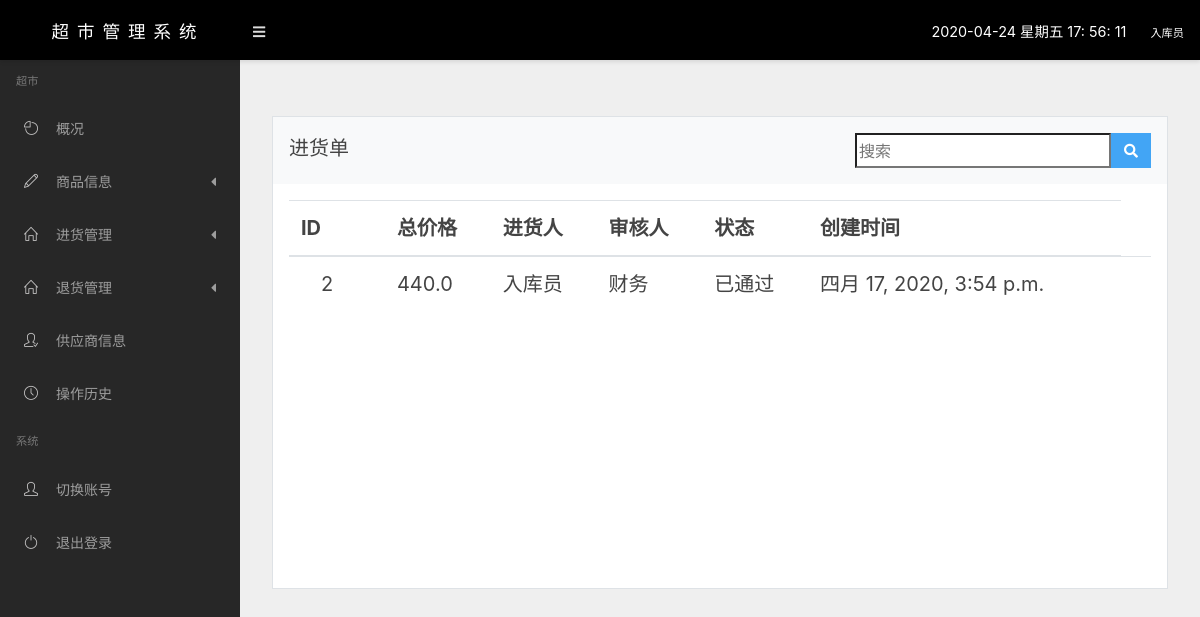
The page /purchaselist/ (signed in) on the database as committed earlier.
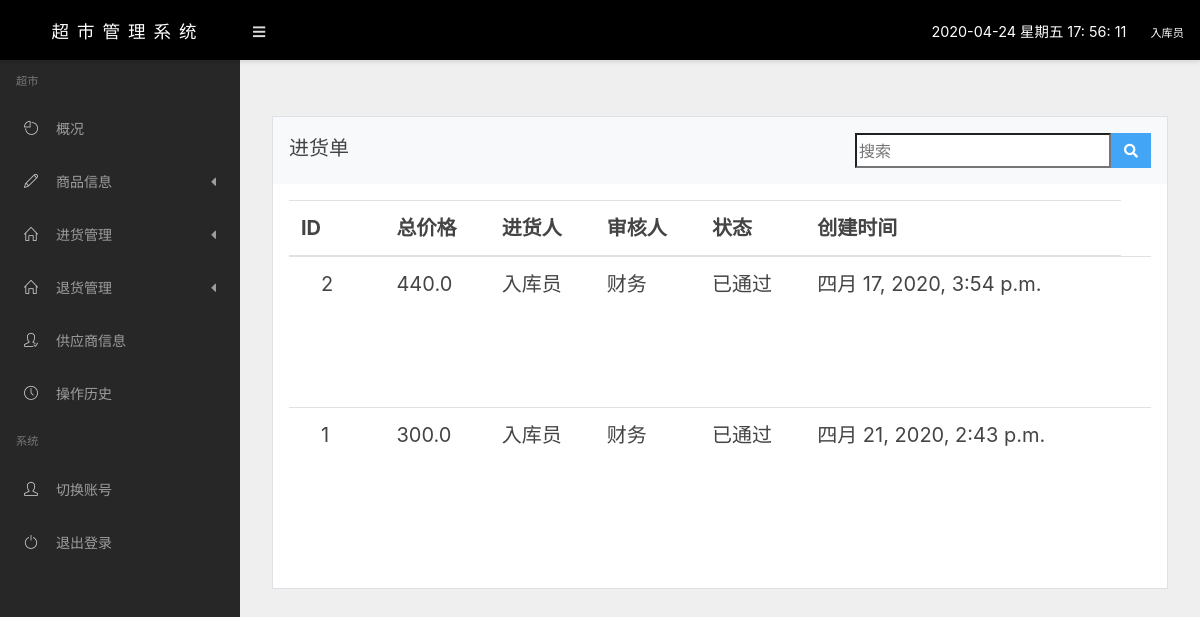
The same page on the database as committed later.
### app/models.py (models this page shows, shortened)
class Purchase_Record(models.Model):
    stateChoice = (
        ('1', '已通过审核'),
        ('2', '暂未审核'),
        ('3', '拒绝'),
    )
    id = models.AutoField(primary_key=True, max_length=100, verbose_name="ID")
    purchases = models.ManyToManyField(Purchase, verbose_name="进货记录", null=True, blank=True)
    sum_price = models.FloatField(verbose_name="总价格", default=0)
    purchaser = models.ForeignKey(Users, on_delete=models.CASCADE, related_name="purchaser", verbose_name="进货人")
    Auditor = models.ForeignKey(Users, on_delete=models.CASCADE, verbose_name="审核人", null=True, blank=True)
    state = models.CharField(verbose_name="状态", choices=stateChoice, max_length=1, default="2")
    good_count = models.IntegerField(verbose_name="订单商品数量", default=0)
    isSubmit = models.BooleanField(verbose_name="是否提交", default=False)
    createTime = models.DateTimeField(auto_now=True, verbose_name="创建时间")
    supplier = models.ForeignKey(Supplier, on_delete=models.CASCADE, verbose_name="进货厂商",null=True)
    class Meta:
        verbose_name = "进货管理"
        verbose_name_plural = "进货管理"
        ordering = ["-id"]

class Users(models.Model):
    stateChoice = (
        ('T', '同意登陆'),
        ('F', '拒绝登陆'),
    )
    identityChoice = (
        ('0', "财务"),
        ('1', "入库员"),
        ('2', "收银员")
    )
    id = models.AutoField(primary_key=True, max_length=100, verbose_name="ID")
    username = models.CharField(max_length=50, unique=True, verbose_name="账户")
    password = models.CharField(max_length=16, verbose_name="密码")
    nickname = models.CharField(max_length=30, verbose_name="昵称")
    phone = models.CharField(max_length=11, verbose_name="联系电话")
    state = models.CharField(verbose_name="是否允许登陆", choices=stateChoice, max_length=1, default="T")
    identity = models.CharField(verbose_name="身份", choices=identityChoice, max_length=1, default="2")
    createTime = models.DateTimeField(auto_now=True, verbose_name="创建时间")
    class Meta:
        verbose_name = "员工管理"
        verbose_name_plural = "员工管理"

### app/libs/identity_check.py (the view)
        def wra(req,*arg,**kwargs):
            identity = req.session.get('identity')
            if not identity:
                return redirect("/login/")
            if int(identity) not in group:
                return redirect("/login/")
            return func(req,*arg,**kwargs)

### app/libs/identity_check.py (called while the page is built)
def check(group):
    def decorator(func):
        def wra(req,*arg,**kwargs):
            identity = req.session.get('identity')
            if not identity:
                return redirect("/login/")
            if int(identity) not in group:
                return redirect("/login/")
            return func(req,*arg,**kwargs)
        return wra
    return decorator

### app/views.py (called while the page is built)
def get_user(request):
    id = request.session.get("id")
    user = Users.objects.get(id=int(id))
    return user

@check([0, 1])
def purchaseList(requset):
    user = get_user(requset)
    list = Purchase_Record.objects.filter(isSubmit=True)
    if user.identity == 1:
        list = list.filter(purchaser=user)
    return render(requset, 'manage/purchaseList.html', {"list": list})

### templates/manage/purchaseList.html (shortened to what this page needs)
{% extends 'manage/base/base.html' %}
{% block content %}
    <div class="row mt-4">
        <div class="col-md-12">
                    <div class="card">
                        <div class="card-header bg-light">
                                进货单
         <div class="w3l_search float-right">
    			<form action="/goods/" method="get">
    				<input type="search" name="Search" style="Float:left;height:35px;font-size: 16px" placeholder="搜索" required="">
    				<button type="submit" class="btn btn-primary" style="Float:left;height:35px" aria-label="Left Align">
    					<i class="fa fa-search" aria-hidden="true"> </i>
    				</button>
    			</form>
		      </div>
                        </div>
                        <div class="card-body">
                            <div class="table-responsive">
                                <table class="table table-hover">
                                    <thead>
                                    <tr>
                                        <th>ID</th>
                                        <th>总价格</th>
                                        <th>进货人</th>
                                        <th>审核人</th>
                                        <th>状态</th>
                                        <th>创建时间</th>
                                    </tr>
                                    </thead>
                                    <tbody style="height: 300px;overflow-y: auto">
                                    {% for g in list %}
                                    <tr>
                                        <td>
                                            <span>{{ g.id }}</span>
                                        </td>
                                        <td>{{ g.sum_price }}</td>
                                        <td class="text-nowrap">{{ g.purchaser.nickname }}</td>
                                        <td>{% if g.state == "1" or g.state == "3" %} {{ g.Auditor.nickname }} {% else %} 待定 {% endif %} </td>
                                        <td>{% if g.state == "1" %} 已通过 {% elif g.state == "3" %} 已拒绝 {% else %} 待定 {% endif %}</td>
                                        <td>{{ g.createTime }}</td>
                                        <td>
                                        </td>
                                    </tr>
                                    {% endfor %}
                                    </tbody>
                                </table>
                            </div>
                        </div>
                    </div>
                </div>
    </div>
{% endblock %}

Rows that differ between the two databases and show on the page:
now on this page (row edited): Purchase_Record: id "1", sum_price "300.0", purchaser.nickname "入库员", Auditor.nickname "财务", state "已通过", createTime "四月 21, 2020, 2:43 p.m."
